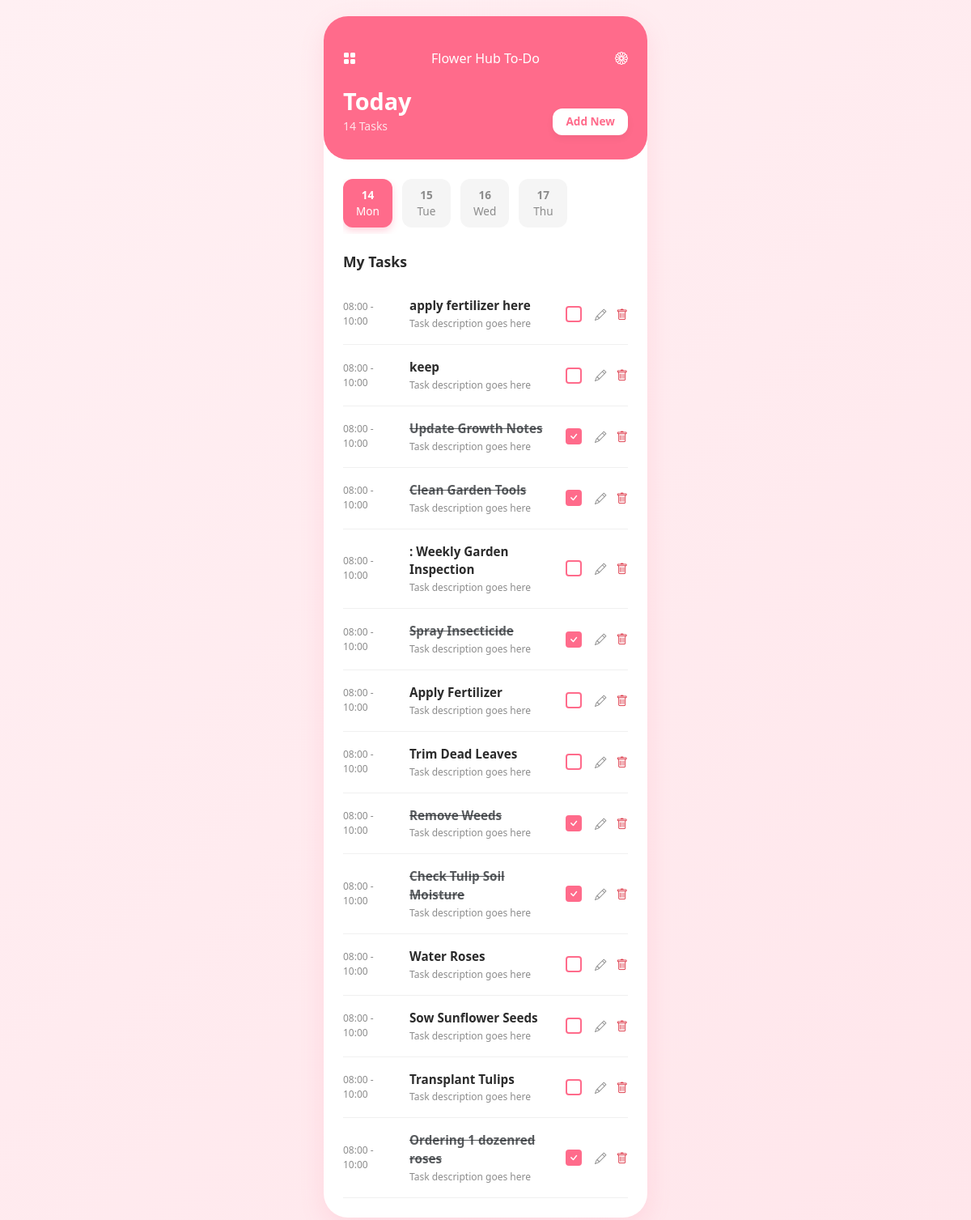
The app's page / (signed in) with its own data.
### todos/models.py (models this page shows, shortened)
class Todo(models.Model):
    user = models.ForeignKey(User, on_delete=models.CASCADE, null=True)
    title = models.CharField(max_length=200)
    description = models.TextField(blank=True, null=True)
    completed = models.BooleanField(default=False)
    created_at = models.DateTimeField(auto_now_add=True)
    class Meta:
        ordering = ['-created_at']

### todos/views.py (the view)
# urls.py: path('', views.TodoListView.as_view(), name='todo_list'),
class TodoListView(LoginRequiredMixin, ListView):
    model = Todo
    template_name = 'todos/todo_list.html'
    context_object_name = 'todos'
    def get_queryset(self):
        return Todo.objects.filter(user=self.request.user)
    def get_context_data(self, **kwargs):
        context = super().get_context_data(**kwargs)
        todos = self.get_queryset()
        total_tasks = todos.count()
        completed_tasks = todos.filter(completed=True).count()
        progress = (completed_tasks / total_tasks * 100) if total_tasks > 0 else 0
        context['progress'] = round(progress, 1)
        return context

### todos/templates/todos/todo_list.html (shortened to what this page needs)
{% extends 'todos/base.html' %}
{% block content %}
<div class="header-theme">
  <div class="d-flex justify-content-between align-items-center mb-3">
    <i class="bi bi-grid-fill"></i>
    <span style="font-weight: 500;">Flower Hub To-Do</span>
    <i class="bi bi-flower1"></i>
  </div>
  <div class="d-flex justify-content-between align-items-end mt-4">
    <div>
      <h2 class="m-0" style="font-weight: 700; font-size: 1.8rem;">Today</h2>
      <small style="opacity: 0.8;">{{ todos|length }} Tasks</small>
    </div>
    <a href="{% url 'todo_create' %}" class="btn-add-new">Add New</a>
  </div>
</div>
<div class="app-body">
  <div class="date-pills">
    <div class="date-pill active"><strong>14</strong><br>Mon</div>
    <div class="date-pill"><strong>15</strong><br>Tue</div>
    <div class="date-pill"><strong>16</strong><br>Wed</div>
    <div class="date-pill"><strong>17</strong><br>Thu</div>
  </div>
  <h5 class="mb-3" style="font-weight: 700; font-size: 1.1rem;">My Tasks</h5>
  <div class="todo-list">
    {% for todo in todos %}
    <div class="task-item">
      <div class="task-time">08:00 - 10:00</div>
      <div class="task-content">
        <div class="task-title {% if todo.completed %}text-decoration-line-through text-muted{% endif %}">
          {{ todo.title }}
        </div>
        <div class="task-desc">Task description goes here</div>
      </div>
      <div class="d-flex align-items-center">
        <form method="post" action="{% url 'todo_toggle' todo.id %}" class="m-0 p-0">
          <button type="submit" style="border:none; background:none; padding:0;">
            <div class="custom-checkbox {% if todo.completed %}checked{% endif %}">
              <i class="bi bi-check"></i>
            </div>
          </button>
        </form>
        <div class="task-actions ms-2">
          <a href="{% url 'todo_edit' todo.id %}"><i class="bi bi-pencil"></i></a>
          <a href="{% url 'todo_delete' todo.id %}" class="text-danger"><i class="bi bi-trash"></i></a>
        </div>
      </div>
    </div>
    {% empty %}
    <div class="text-center mt-5 text-muted">
      <i class="bi bi-inbox display-4"></i>
      <p class="mt-2">No tasks yet.</p>
    </div>
    {% endfor %}
  </div>
</div>
{% endblock %}

### todos/templates/todos/base.html (shortened to what this page needs)
<!DOCTYPE html>
<html lang="en">
<head>
  <link href="https://cdn.jsdelivr.net/npm/bootstrap@5.3.3/dist/css/bootstrap.min.css" rel="stylesheet">
  <link href="https://cdn.jsdelivr.net/npm/bootstrap-icons@1.11.0/font/bootstrap-icons.css" rel="stylesheet">
</head>
<body>
  <div class="app-container">
    {% block content %}{% endblock %}
  </div>
</body>
</html>

### todos/templates/todos/base.html (style rules this page uses)
:root { --primary: #ff6b8b; --primary-light: #ffe6eb; --bg: #fff0f3; --card-bg: #ffffff; --text-main: #2b2b2b; --text-muted: #8c8c8c; --radius: 30px; --shadow: 0 10px 30px rgba(255, 107, 139, 0.15); }
body { background-color: var(--bg); background-image: linear-gradient(135deg, #fff0f3 0%, #ffe6eb 100%); color: var(--text-main); font-family: 'Segoe UI', system-ui, -apple-system, sans-serif; margin: 0; min-height: 100vh; display: flex; align-items: center; justify-content: center; padding: 20px; }
.app-container { background-color: var(--card-bg); border-radius: var(--radius); box-shadow: var(--shadow); width: 100%; max-width: 400px; min-height: 750px; overflow: hidden; position: relative; display: flex; flex-direction: column; }
.header-theme { background-color: var(--primary); color: white; padding: 40px 24px 30px; border-radius: 0 0 30px 30px; }
.app-body { padding: 24px; flex: 1; overflow-y: auto; }
.btn-add-new { background-color: white; color: var(--primary); border: none; border-radius: 12px; padding: 6px 16px; font-weight: 600; font-size: 0.85rem; box-shadow: 0 4px 10px rgba(0,0,0,0.05); }
a { text-decoration: none; }

### todos/templates/todos/todo_list.html (style rules this page uses)
.date-pills { display: flex; gap: 12px; margin-bottom: 24px; overflow-x: auto; padding-bottom: 8px; }
.date-pill { background-color: #f5f5f5; color: var(--text-muted); border-radius: 12px; padding: 10px 16px; text-align: center; min-width: 60px; font-size: 0.85rem; }
.date-pill.active { background-color: var(--primary); color: white; box-shadow: 0 4px 10px rgba(255, 107, 139, 0.3); }
.task-item { display: flex; align-items: center; padding: 16px 0; border-bottom: 1px solid #f0f0f0; }
.task-time { font-size: 0.75rem; color: var(--text-muted); width: 70px; flex-shrink: 0; }
.task-content { flex: 1; padding: 0 12px; }
.task-title { font-weight: 600; font-size: 0.95rem; margin-bottom: 2px; color: var(--text-main); }
.task-desc { font-size: 0.75rem; color: var(--text-muted); }
.custom-checkbox { width: 20px; height: 20px; border-radius: 4px; border: 2px solid var(--primary); display: flex; align-items: center; justify-content: center; color: transparent; background: transparent; }
.custom-checkbox.checked { background-color: var(--primary); color: white; }
.task-actions a { color: var(--text-muted); margin-left: 8px; font-size: 0.9rem; }

### records on screen
Todo: title "apply fertilizer here"
Todo: title "keep"
Todo: title "Update Growth Notes"
Todo: title "Clean Garden Tools"
Todo: title ": Weekly Garden Inspection"
Todo: title "Spray Insecticide"
Todo: title "Apply Fertilizer"
Todo: title "Trim Dead Leaves"
Todo: title "Remove Weeds"
Todo: title "Check Tulip Soil Moisture"
Todo: title "Water Roses"
Todo: title "Sow Sunflower Seeds"
Todo: title "Transplant Tulips"
Todo: title "Ordering 1 dozenred roses"

### other values on screen
{{ todos|length }} "14"
